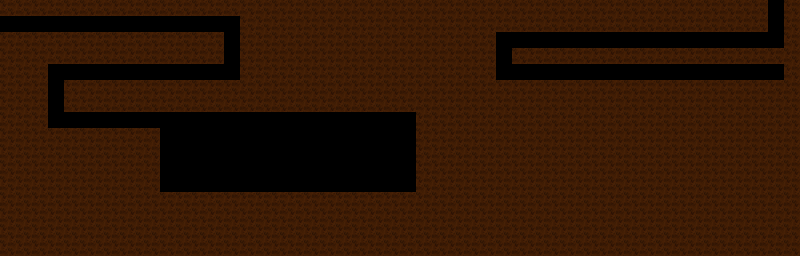

This is a level from a 2D game, rendered from its Tiled map with the project's own tilesets. A one-line summary and the map file follow, with tile-layer data summarised:
An orthogonal 50x16 tile map with 16x16 px tiles, 3 tile layers (back, collideGround, front) and 5 objects (3x egg, 2x door).

<map version="1.0" tiledversion="1.0.3" orientation="orthogonal" renderorder="right-down" width="50" height="16" tilewidth="16" tileheight="16" nextobjectid="33">
 <tileset firstgid="1" name="tileground" tilewidth="16" tileheight="16" tilecount="64" columns="8">
  <image source="../assets/tileset/tileset.png" width="128" height="128" />
  <tile id="0">
   <properties>
    <property name="collides" type="bool" value="true" />
   </properties>
  </tile>
  <tile id="1">
   <properties>
    <property name="collides" type="bool" value="true" />
   </properties>
  </tile>
  <tile id="9">
   <properties>
    <property name="collides" type="bool" value="true" />
   </properties>
  </tile>
  <tile id="17">
   <properties>
    <property name="collides" type="bool" value="true" />
   </properties>
  </tile>
 </tileset>
 <layer name="back" width="50" height="16">
  <data>[800 cells, 0 non-empty, 0 distinct tile ids]</data>
 </layer>
 <layer name="collideGround" width="50" height="16">
  <data>[800 cells, 643 non-empty, 1 distinct tile ids]</data>
 </layer>
 <objectgroup name="doors">
  <object id="27" name="door" gid="9" x="0" y="32" width="16" height="16">
   <properties>
    <property name="destination" value="map1" />
    <property name="key" value="door" />
    <property name="open" type="bool" value="true" />
    <property name="openWith" value="any" />
    <property name="playerX" type="int" value="23" />
    <property name="playerY" type="int" value="14" />
    <property name="side" value="right" />
   </properties>
  </object>
  <object id="29" name="door" gid="9" x="768" y="16" width="16" height="16">
   <properties>
    <property name="destination" value="map3" />
    <property name="key" value="door" />
    <property name="open" type="bool" value="true" />
    <property name="openWith" value="any" />
    <property name="playerX" type="int" value="47" />
    <property name="playerY" type="int" value="30" />
    <property name="side" value="right" />
   </properties>
  </object>
 </objectgroup>
 <objectgroup name="eggs">
  <object id="28" name="egg" gid="17" x="768" y="80" width="16" height="16">
   <properties>
    <property name="ability" value="egg" />
    <property name="egg" type="bool" value="true" />
    <property name="id" value="4" />
    <property name="key" value="egg" />
   </properties>
  </object>
  <object id="30" name="egg" gid="17" x="272" y="192" width="16" height="16">
   <properties>
    <property name="ability" value="egg" />
    <property name="egg" type="bool" value="true" />
    <property name="id" value="5" />
    <property name="key" value="egg" />
   </properties>
  </object>
  <object id="32" name="egg" gid="17" x="288" y="192" width="16" height="16">
   <properties>
    <property name="ability" value="egg" />
    <property name="egg" type="bool" value="true" />
    <property name="id" value="6" />
    <property name="key" value="egg" />
   </properties>
  </object>
 </objectgroup>
 <layer name="front" width="50" height="16">
  <data>[800 cells, 0 non-empty, 0 distinct tile ids]</data>
 </layer>
</map>
